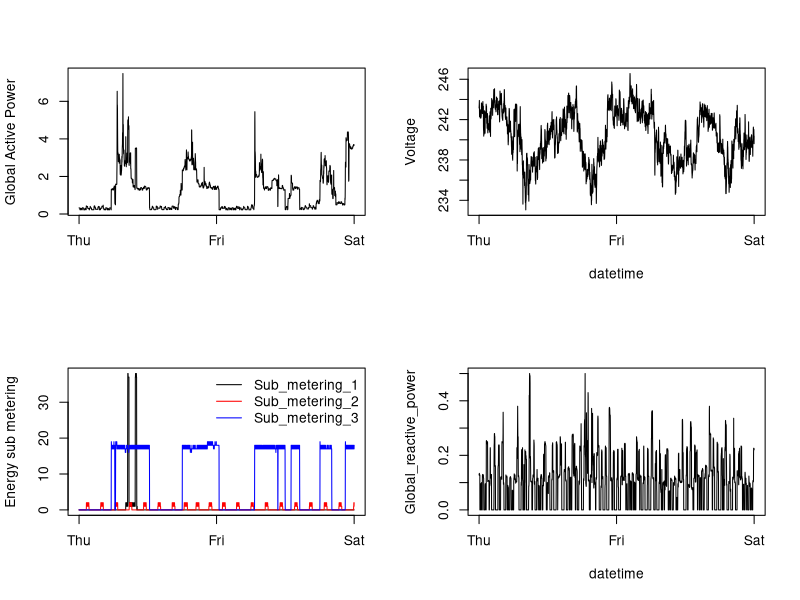

This figure's R source:
#-----------------------------------------------------------------------------
# PLOT 4
#-----------------------------------------------------------------------------


#-----------------------------------------------------------------------------
# I MANUALLY REMOVED ALL QUOTES IN THE TEXT FILE, SO READ IN THIS DATASET.
# I ALREADY FILTERED TO JUST INCLUDE 1 AND 2 FENRUARY 2007.
#-----------------------------------------------------------------------------
data = read.table("household_power_consumption_filtered_noquotes.txt",
	header=TRUE,sep=",")
data[1:5,]
colnames(data)

#  [1] "Index"                 "Date"                  "Time"                 
#  [4] "Global_active_power"   "Global_reactive_power" "Voltage"              
#  [7] "Global_intensity"      "Sub_metering_1"        "Sub_metering_2"       
# [10] "Sub_metering_3"


#-----------------------------------------------------------------------------
# CHECK THAT THE COLUMNS ARE NUMERIC - ALL BUT DATE AND TIME ARE.
#-----------------------------------------------------------------------------
is.numeric(data[,1])
is.numeric(data[,2])
is.numeric(data[,3])
is.numeric(data[,4])
is.numeric(data[,5])
is.numeric(data[,6])
is.numeric(data[,7])
is.numeric(data[,8])
is.numeric(data[,9])


#-----------------------------------------------------------------------------
# PLOT 4
#-----------------------------------------------------------------------------
Axis = c("Thu",rep("Fri",1439),rep("Sat",1440))
Index2 = 1:2880
op = par(mfrow = c(2,2))

plot(Index2,data$Global_active_power,type="l",xlab="",
	ylab = "Global Active Power",xaxt="n")
axis(side=1,at=Index2[c(1,1440,2880)],labels=c("Thu","Fri","Sat"))

plot(Index2,data$Voltage,type="l",xlab="datetime",ylab = "Voltage",xaxt="n")
axis(side=1,at=Index2[c(1,1440,2880)],labels=c("Thu","Fri","Sat"))

plot(Index2,data$Sub_metering_1,type="l",col="black",xlab="",
	ylab = "Energy sub metering",xaxt="n")
points(Index2,data$Sub_metering_2,type="l",col="red")
points(Index2,data$Sub_metering_3,type="l",col="blue")
axis(side=1,at=Index2[c(1,1440,2880)],labels=c("Thu","Fri","Sat"))
legend("topright",lty=c(1,1,1),col=c("black","red","blue"),
	c("Sub_metering_1","Sub_metering_2","Sub_metering_3"),bty="n")

plot(Index2,data$Global_reactive_power,type="l",xlab="datetime",
	ylab = "Global_reactive_power",xaxt="n")
axis(side=1,at=Index2[c(1,1440,2880)],labels=c("Thu","Fri","Sat"))
par(op)

dev.copy(png,file="plot4.png")
dev.off()